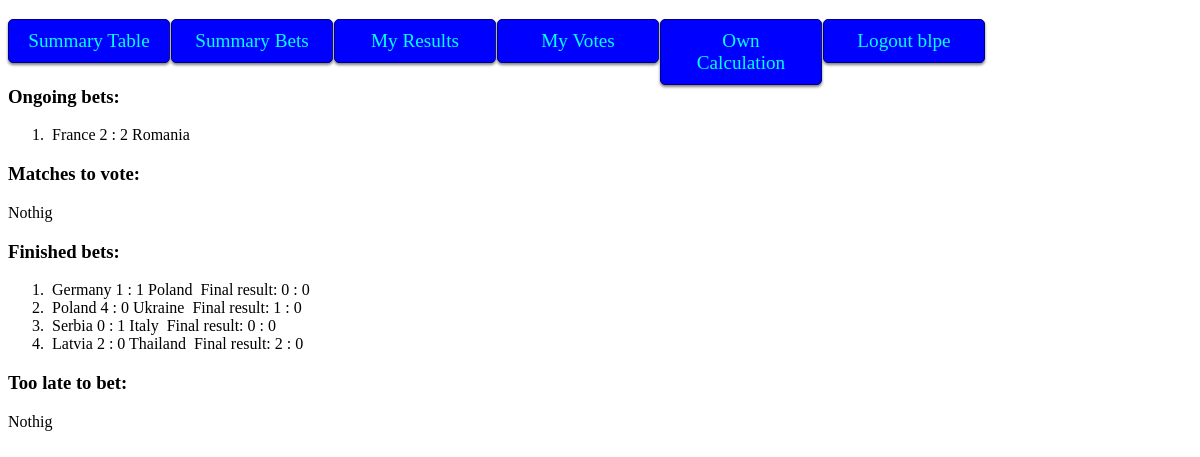
/bet/vote/ (signed in), run on an earlier commit of the app's database.
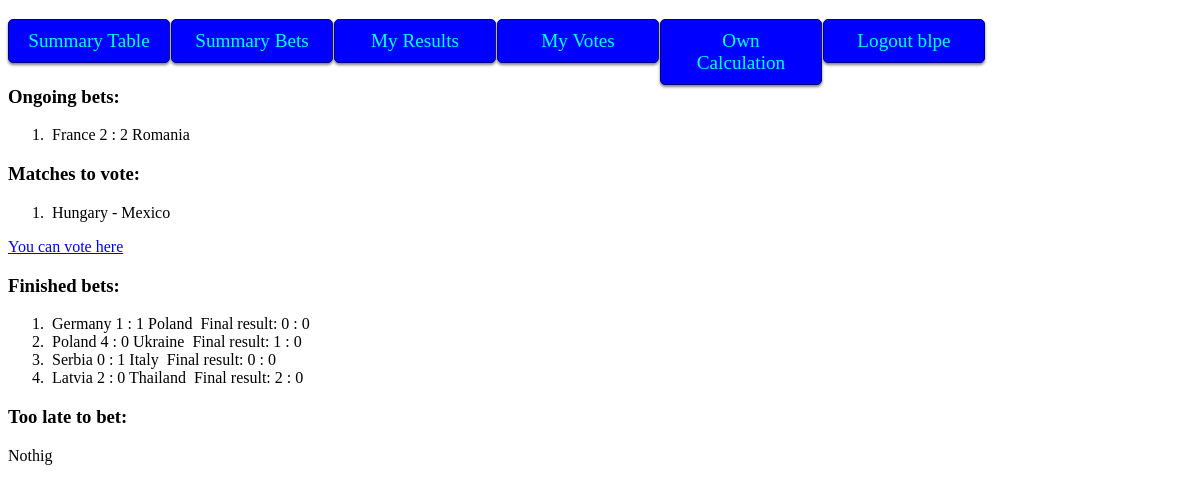
And on a later commit of the database.
### bet/models.py (models this page shows, shortened)
class Bet(models.Model):
    user = models.ForeignKey(settings.AUTH_USER_MODEL)
    match = models.ForeignKey(Match, on_delete=models.CASCADE)
    expected_home_goals = models.DecimalField(max_digits=2, decimal_places=0, blank=True, null=True)
    expected_away_goals = models.DecimalField(max_digits=2, decimal_places=0, blank=True, null=True)

class Match(models.Model):
    home_team = CountryField()
    away_team = CountryField()
    ROUND = (('1','one'), ('2','two'), ('3','three'), ('4','four'), ('5',"five"), ('6', 'six'))
    round = models.CharField(
        max_length=2,
        choices=ROUND,
        default='1',
    )
    home_goals = models.DecimalField(max_digits=2, decimal_places=0, blank=True, null=True)
    away_goals = models.DecimalField(max_digits=2, decimal_places=0, blank=True, null=True)
    match_date = models.DateTimeField('match date', blank=True, null=True)

### bet/views.py (the view)
@login_required(login_url='/accounts/login/')
def vote(request):
    user_bets = []
    for bet in list(Bet.objects.filter(user=request.user)):
        user_bets.append(bet)
    matches_to_bet = []
    id_matches_to_bet = []
    too_late_to_bet = []
    matches_already_bet = [m.match for m in user_bets]
    ongoing_bets = [bet for bet in user_bets if bet.match.home_goals == None]
    finished_bets = [bet for bet in user_bets if bet.match.home_goals is not None]
    now = timezone.now()
    for match in list(Match.objects.all()):
        if match not in matches_already_bet:
            if now > match.match_date:
                too_late_to_bet.append(match)
            else:
                matches_to_bet.append(match)
                id_matches_to_bet.append(match.id)
    context = {'ongoing_bets' : ongoing_bets,
               'matches_to_bet' : matches_to_bet,
               'too_late_to_bet' : too_late_to_bet,
               'finished_bets' : finished_bets}
    request.session['id_matches_to_bet'] = id_matches_to_bet
    return render(request, 'bet/vote.html', context)

### bet/templates/bet/vote.html (shortened to what this page needs)
{% extends 'basic.html' %}
{% block body %}
<h3>Ongoing bets: </h3>
{% if ongoing_bets  %}
    <ol>
    {% for bet in ongoing_bets %}
        <li><img src={{ bet.match.home_team.flag }}>
        {{ bet.match.home_team.name }}
        {{ bet.expected_home_goals }} : {{ bet.expected_away_goals }}
        {{ bet.match.away_team.name }}
        <img src={{ bet.match.away_team.flag }}></li>
    {% endfor %}
    </ol>
{% else %}
    Nothig
{% endif %}
<h3>Matches to vote: </h3>
{% if matches_to_bet  %}
    <ol>
    {% for match in matches_to_bet %}
        <li><img src={{ match.home_team.flag }}>
        {{ match.home_team.name }} - {{ match.away_team.name }}
        <img src={{ match.away_team.flag }}></li>
    {% endfor %}
    </ol>
    <a href="/bet/new_votes">You can vote here</a>
{% else %}
    Nothig
{% endif %}
<h3>Finished bets:</h3>
{% if finished_bets  %}
    <ol>
    {% for bet in finished_bets %}
        <li><img src={{ bet.match.home_team.flag }}>
        {{ bet.match.home_team.name }}
        {{ bet.expected_home_goals }} : {{ bet.expected_away_goals }}
        {{ bet.match.away_team.name }}
            Final result: {{ bet.match.home_goals }} : {{ bet.match.away_goals }} </li>
    {% endfor %}
    </ol>
{% else %}
    Nothig
{% endif %}
<h3>Too late to bet:</h3>
{% if too_late_to_bet  %}
    <ol>
    {% for match in too_late_to_bet %}
        <li><img src={{ match.home_team.flag }}>
        {{ match.home_team.name }} - {{ match.away_team.name }}
        <img src={{ match.away_team.flag }}></li>
    {% endfor %}
    </ol>
{% else %}
    Nothig
{% endif %}
{% endblock %}

What changed in the data, as far as the page shows it:
added Match: home_team.name "Hungary", away_team.name "Mexico"
Also different on the page:
text no longer shown: "Nothig"
text now shown: "You can vote here"
